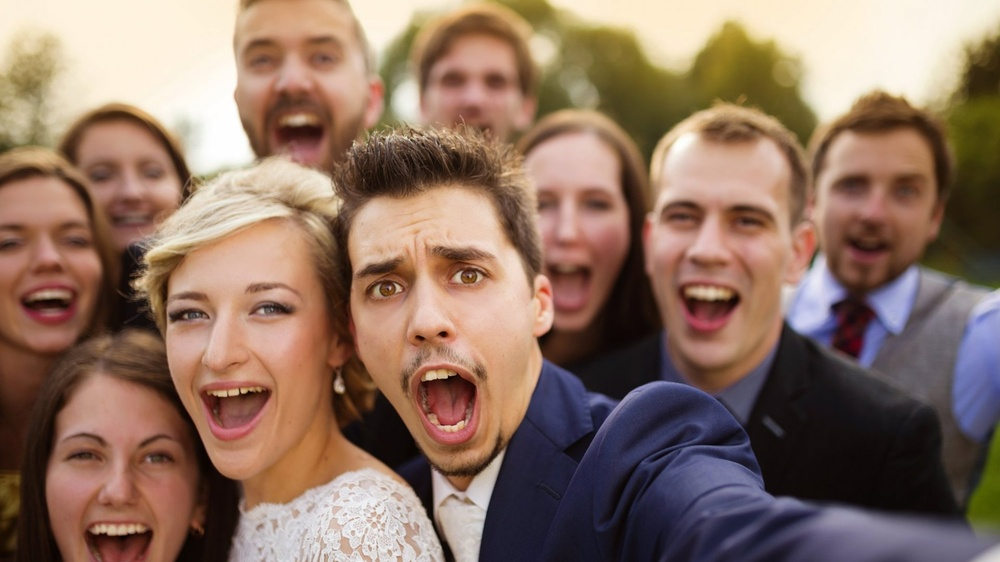
#> input picture test_images/getty_517194189_373099.jpeg, 1000 x 562 px, shrunk from 1920 x 1080 before the run
$ python face_detection.py
#> lines starting #> are read from the running program, lines starting #| are printed output that depends on the picture; after the words box and inside, x2 and y2 are one past the last pixel; in counts of white or black regions, pixels touching at a corner belong together

import cv2
import numpy as np


def main():
    # Load the cascade
    face_cascade = cv2.CascadeClassifier(cv2.data.haarcascades + 'haarcascade_frontalface_default.xml')
    eye_cascade = cv2.CascadeClassifier(cv2.data.haarcascades + 'haarcascade_eye_tree_eyeglasses.xml')

    # Read the input image
    img = cv2.imread('test_images/getty_517194189_373099.jpeg')
#> img is the input picture: shape (562, 1000, 3); mean B, G, R 98.7, 114, 140.9

    # Convert into grayscale
    gray = cv2.cvtColor(img, cv2.COLOR_BGR2GRAY)
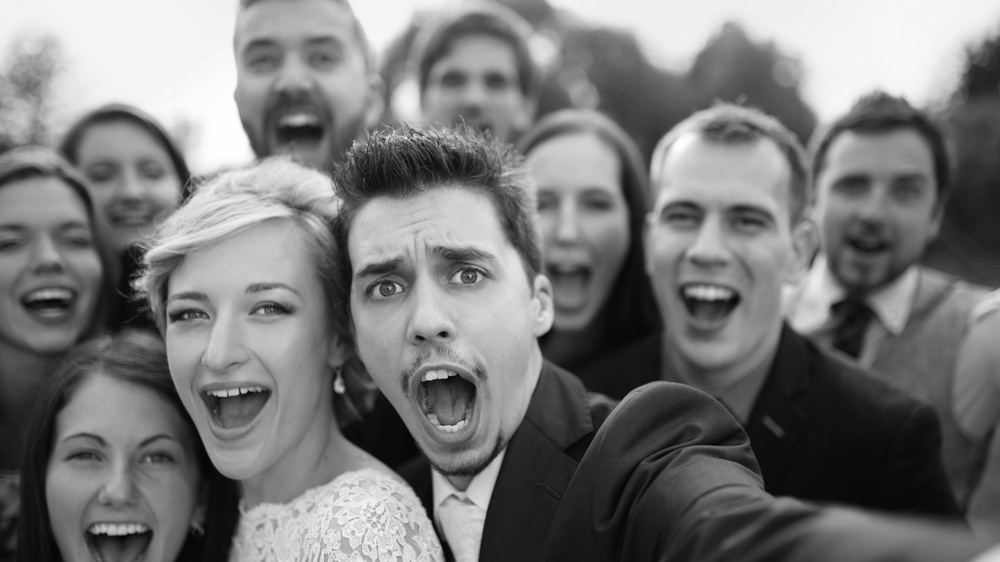
#> gray: shape (562, 1000); min 1, max 255, mean 120.3

    # Detect faces
    faces = face_cascade.detectMultiScale(gray, 1.1, 4)
#> faces = [[417, 37, 115, 115], [70, 126, 119, 119], [501, 150, 138, 138], [224, 6, 138, 138], [802, 132, 149, 149], [620, 147, 187, 187], [39, 394, 155, 155], [127, 232, 215, 215], [310, 186, 239, 239]]
    print('Number of detected faces:', len(faces))
#| Number of detected faces: 9

    # loop over the detected faces
    all_eyes = []
    rotated_eyes = []
    original_eye_centers = []

    for (x,y,w,h) in faces:
        roi_gray = gray[y:y+h, x:x+w]
        roi_color = img[y:y+h, x:x+w]

        # detects eyes of within the detected face area (roi)
        eyes = eye_cascade.detectMultiScale(roi_gray)

        # draw a rectangle around eyes
        for (ex,ey,ew,eh) in eyes:
            cropped_eye = roi_color[ey:(ey + eh), ex:(ex+ew)]
            # print("eye height:", len(cropped_eye), "eye width:", len(cropped_eye[0]))
            ox, oy = (x + ex + (ew // 2)), (y + ey + (eh // 2))
            original_eye_centers.append((ox, oy))
            all_eyes.append(cropped_eye)
#> this loop made 9 passes
#> (x, y, w, h, eyes) on passes 1, 4, 5, 6, 7, 8, 9: (417, 37, 115, 115, [[64, 32, 26, 26], [16, 24, 37, 37]]), (224, 6, 138, 138, [[19, 34, 39, 39], [79, 34, 37, 37]]), (802, 132, 149, 149, [[31, 28, 49, 49]]), (620, 147, 187, 187, [[43, 49, 41, 41], [103, 50, 45, 45]]), (39, 394, 155, 155, [[24, 40, 44, 44], [97, 43, 42, 42]]), (127, 232, 215, 215, [[120, 54, 48, 48], [43, 62, 41, 41]]), (310, 186, 239, 239, [[50, 79, 49, 49], [130, 65, 50, 50]])
#> pass 1, in main, `roi_color = img[y:y+h, x:x+w]`:
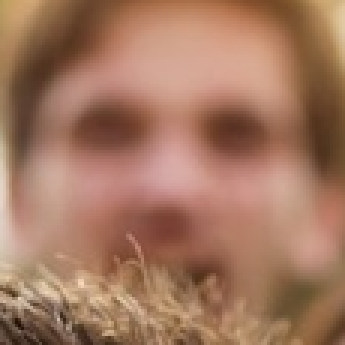
#> roi_color: shape (115, 115, 3) (shown 3 times larger); mean B, G, R 95.8, 119.2, 163.3
#> pass 2, in main, `roi_color = img[y:y+h, x:x+w]`:
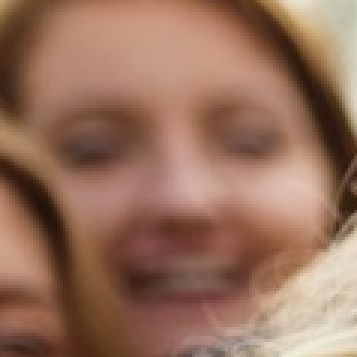
#> roi_color: shape (119, 119, 3) (shown 3 times larger); mean B, G, R 92.3, 112.3, 151.3
#> after the loop:
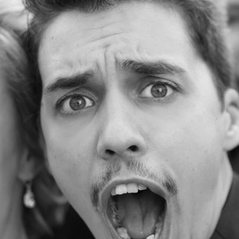
#> roi_gray: shape (239, 239); min 5, max 234, mean 134.1
#> after the loop, all_eyes = 13 items; original_eye_centers = [(494, 82), (451, 79), (262, 59), (321, 58), (857, 184), (683, 216), (745, 219), (85, 456), (157, 458), (271, 310), (190, 314), (384, 289), (465, 276)]
            # cv2.rectangle(roi_color,(ex,ey),(ex+ew,ey+eh),(0,255,255),2)

    for eye in all_eyes:
        h, w = len(eye), len(eye[0])
        cr = (w // 2, h // 2)
        degree = 45
        scale = 1
        M = cv2.getRotationMatrix2D(cr, degree, scale)
        rotated_eye = cv2.warpAffine(eye,M,(w,h))
        rotated_eyes.append(rotated_eye)
#> this loop made 13 passes
#> (h, w, cr, M) on passes 1 to 10: (26, 26, (13, 13), [[0.707, 0.707, -5.38], [-0.707, 0.707, 13]]), (37, 37, (18, 18), [[0.707, 0.707, -7.46], [-0.707, 0.707, 18]]), (39, 39, (19, 19), [[0.707, 0.707, -7.87], [-0.707, 0.707, 19]]), (37, 37, (18, 18), [[0.707, 0.707, -7.46], [-0.707, 0.707, 18]]), (49, 49, (24, 24), [[0.707, 0.707, -9.94], [-0.707, 0.707, 24]]), (41, 41, (20, 20), [[0.707, 0.707, -8.28], [-0.707, 0.707, 20]]), (45, 45, (22, 22), [[0.707, 0.707, -9.11], [-0.707, 0.707, 22]]), (44, 44, (22, 22), [[0.707, 0.707, -9.11], [-0.707, 0.707, 22]]), (42, 42, (21, 21), [[0.707, 0.707, -8.7], [-0.707, 0.707, 21]]), (48, 48, (24, 24), [[0.707, 0.707, -9.94], [-0.707, 0.707, 24]])
#> after the loop, rotated_eyes = 13 items


    for i, center in enumerate(original_eye_centers):
        this_eye = rotated_eyes[i]
        ew, eh = len(this_eye[0]) // 2, len(this_eye) // 2
        x, y = center[0], center[1]
        try:
            sub_img = img[y-eh:y+eh, x-ew:x+ew]
            replacer = [[[0,0,0] for i in range(len(sub_img[0]))] for j in range(len(sub_img))]

            for row in range(len(sub_img)):
                for col in range(len(sub_img[0])):
                    original_val, new_val = sub_img[row][col], this_eye[row][col]

                    if new_val.all() < original_val.all():
                        replacer[row][col] = original_val
                    else:
                        replacer[row][col][0] = new_val[0]
                        replacer[row][col][1] = new_val[1]
                        replacer[row][col][2] = new_val[2]


            replacer = np.array(replacer)
            img[y-eh:y+eh, x-ew:x+ew] = replacer
            # [7 lines of commented-out code are left out]
        except:
            continue
#> this loop made 13 passes
#> (ew, eh, x, y) on passes 1 to 12: (13, 13, 494, 82), (18, 18, 451, 79), (19, 19, 262, 59), (18, 18, 321, 58), (24, 24, 857, 184), (20, 20, 683, 216), (22, 22, 745, 219), (22, 22, 85, 456), (21, 21, 157, 458), (24, 24, 271, 310), (20, 20, 190, 314), (24, 24, 384, 289)
#> pass 1, in main, `sub_img = img[y-eh:y+eh, x-ew:x+ew]`:
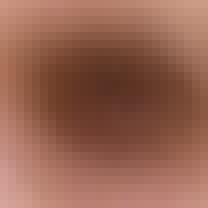
#> sub_img: shape (26, 26, 3) (shown 8 times larger); mean B, G, R 81.4, 99.3, 150.3
#> after the loop:
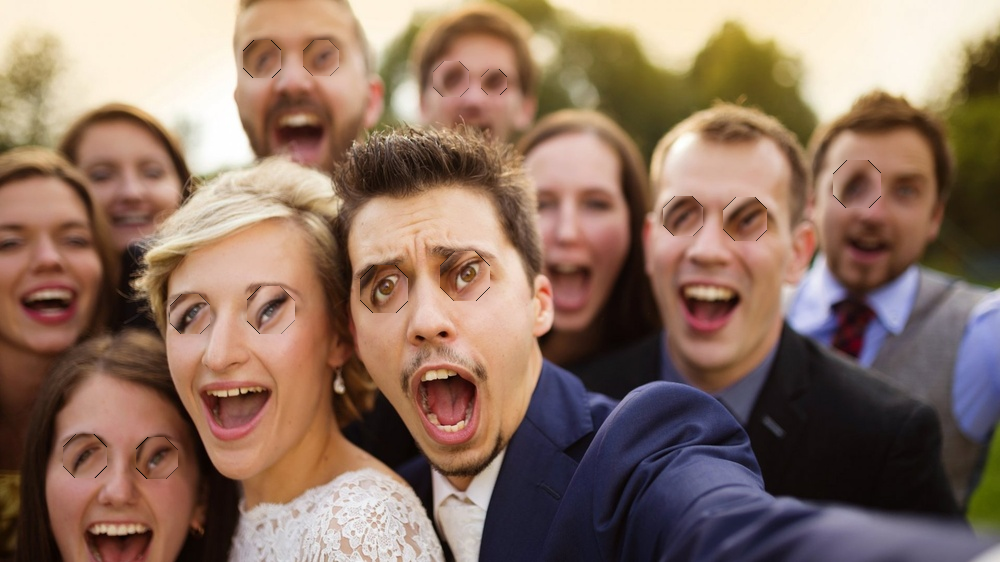
#> img: shape (562, 1000, 3); 3.5% of pixels changed, all inside (x1, y1, x2, y2) = (63, 40, 881, 479)
#> after the loop:
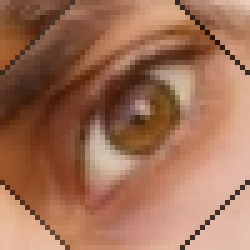
#> replacer: shape (50, 50, 3) (shown 5 times larger); mean B, G, R 85.8, 111.3, 160.9


    # display the image with detected eyes
    cv2.imshow('Eyes Detection',img)
    cv2.waitKey(0)
    cv2.destroyAllWindows()

if __name__ == "__main__":
    main()

$ run again, with test_images/Unknown.jpeg copied over test_images/getty_517194189_373099.jpeg
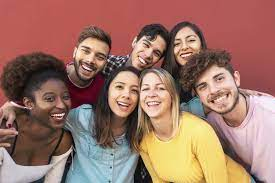
#> input picture test_images/Unknown.jpeg, 275 x 183 px
#> in main, img is the input picture: shape (183, 275, 3); mean B, G, R 101.9, 115.6, 156.5
#> in main, `gray = cv2.cvtColor(img, cv2.COLOR_BGR2GRAY)`:
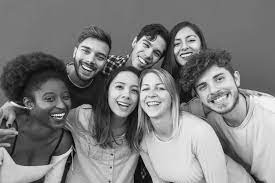
#> gray: shape (183, 275); min 0, max 248, mean 126.3
#> faces = [[169, 29, 33, 33], [134, 73, 40, 40], [104, 72, 43, 43], [33, 80, 46, 46]]
#| Number of detected faces: 4
#> the loop in main, `for (x,y,w,h) in faces:` made 4 passes
#> after the loop in main, `for (x,y,w,h) in faces:`:
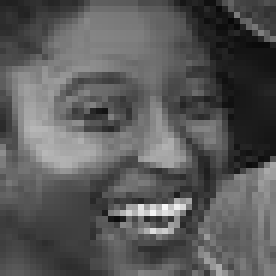
#> roi_gray: shape (46, 46) (shown 6 times larger); min 8, max 248, mean 89.4
#> after the loop in main, `for (x,y,w,h) in faces:`: all_eyes = []

$ run again, with test_images/what-is-people-operations-2400x2400-20201118.jpg copied over test_images/getty_517194189_373099.jpeg
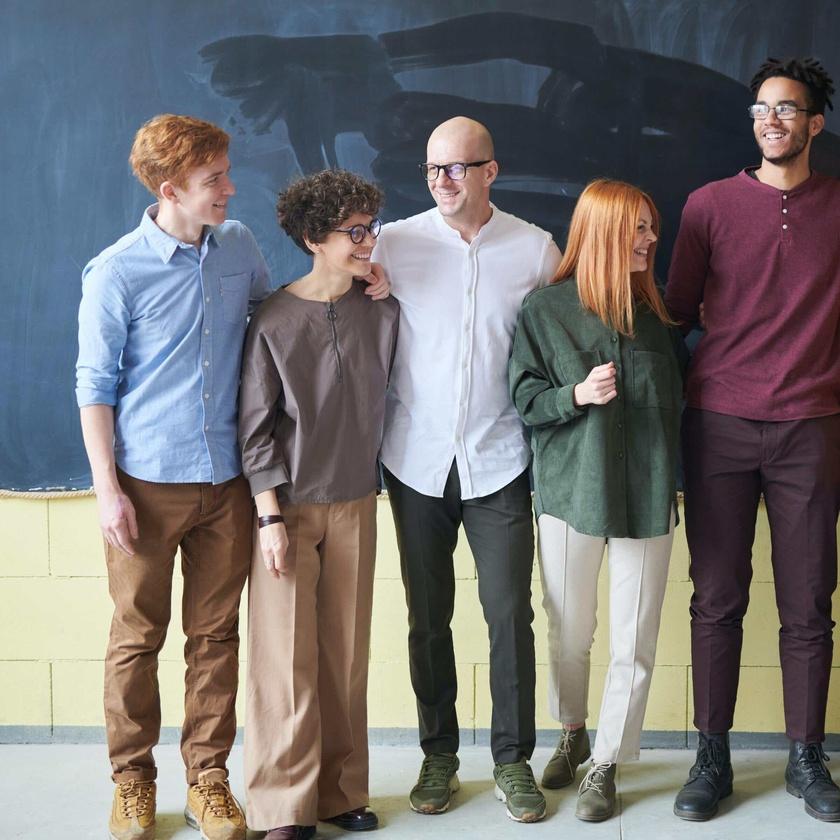
#> input picture test_images/what-is-people-operations-2400x2400-20201118.jpg, 840 x 840 px, shrunk from 2400 x 2400 before the run
#> in main, img is the input picture: shape (840, 840, 3); mean B, G, R 114.7, 113.8, 115.7
#> faces = [[741, 80, 65, 65], [415, 140, 73, 73], [172, 664, 69, 69], [715, 709, 90, 90]]
#| Number of detected faces: 4
#> the loop in main, `for (x,y,w,h) in faces:` made 4 passes
#> pass 1, in main, `roi_color = img[y:y+h, x:x+w]`:
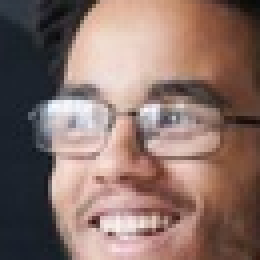
#> roi_color: shape (65, 65, 3) (shown 4 times larger); mean B, G, R 105.3, 112.3, 136.8
#> after the loop in main, `for (x,y,w,h) in faces:`:
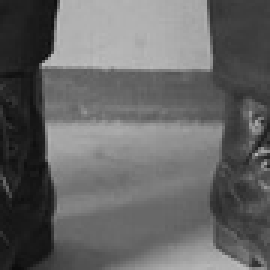
#> roi_gray: shape (90, 90) (shown 3 times larger); min 11, max 190, mean 101.2
#> after the loop in main, `for (x,y,w,h) in faces:`: all_eyes = []
